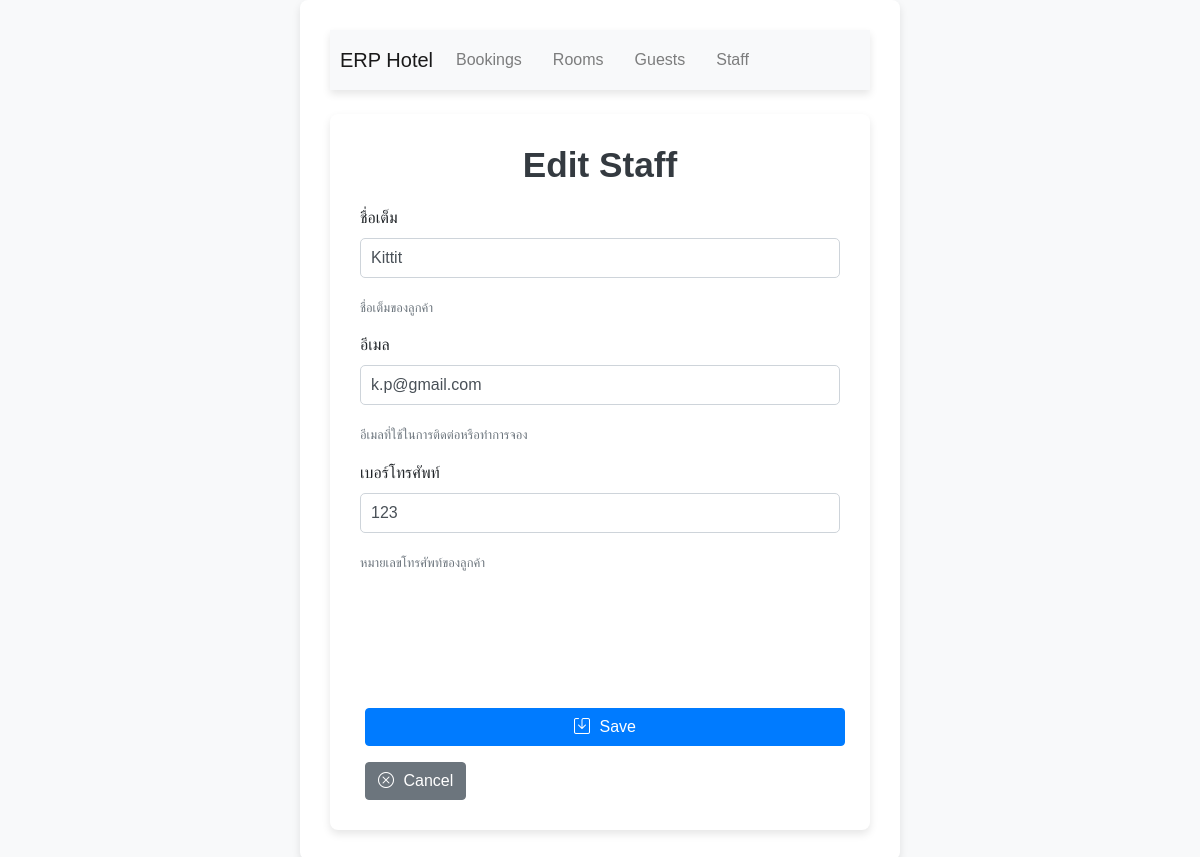
/guests/2/edit/, run on the app's committed database.
### guests/models.py (models this page shows, shortened)
class Guest(models.Model):
    full_name = models.CharField(max_length=255, verbose_name=_("ชื่อเต็ม"), help_text=_("ชื่อเต็มของลูกค้า"))
    email = models.EmailField(unique=True, verbose_name=_("อีเมล"), help_text=_("อีเมลที่ใช้ในการติดต่อหรือทำการจอง"))
    phone = models.CharField(max_length=15, verbose_name=_("เบอร์โทรศัพท์"), help_text=_("หมายเลขโทรศัพท์ของลูกค้า"))
    id_card_number = models.CharField(max_length=13, unique=True, null=True, blank=True, verbose_name=_("เลขบัตรประชาชน"), help_text=_("หมายเลขบัตรประชาชนของลูกค้า"))
    address = models.TextField(null=True, blank=True, verbose_name=_("ที่อยู่"), help_text=_("ที่อยู่ของลูกค้า (อาจจะเป็นที่อยู่สำหรับการจัดส่งเอกสารหรือการเช็คอิน)"))
    created_at = models.DateTimeField(auto_now_add=True, verbose_name=_("สร้างเมื่อ"), help_text=_("วันที่และเวลาที่ลูกค้าถูกบันทึกเข้าระบบ"))
    updated_at = models.DateTimeField(auto_now=True, verbose_name=_("แก้ไขเมื่อ"), help_text=_("วันที่และเวลาที่ข้อมูลของลูกค้าถูกแก้ไขล่าสุด"))
    history = HistoricalRecords()
    class Meta:
        verbose_name = _("ลูกค้า")
        verbose_name_plural = _("ลูกค้า")
        ordering = ["full_name"]
        indexes = [models.Index(fields=["email"]), models.Index(fields=["phone"])]

### guests/views.py (the view)
# urls.py: path('guests/<int:pk>/edit/', views.guest_edit, name='guest_edit'),
def guest_edit(request, pk):
    guest = get_object_or_404(Guest, pk=pk)
    if request.method == "POST":
        form = GuestForm(request.POST, instance=guest)
        if form.is_valid():
            form.save()
            return redirect('guest_detail', pk=guest.pk)
    else:
        form = GuestForm(instance=guest)
    return render(request, 'guest_form.html', {'form': form})

### guests/forms.py
class GuestForm(forms.ModelForm):
    class Meta:
        model = Guest
        fields = ['full_name', 'email', 'phone', 'id_card_number', 'address']
        widgets = {
            'address': forms.Textarea(attrs={'rows': 3, 'placeholder': 'Enter your address'}),
            'full_name': forms.TextInput(attrs={'placeholder': 'Enter full name'}),
            'email': forms.EmailInput(attrs={'placeholder': 'Enter email address'}),
            'phone': forms.TextInput(attrs={'placeholder': 'Enter phone number'}),
            'id_card_number': forms.TextInput(attrs={'placeholder': 'Enter ID card number'}),
        }

### guests/templates/guest_form.html (shortened to what this page needs)
{% extends 'base_generic.html' %}
{% load static widget_tweaks %}
{% block content %}
    <link rel="stylesheet" href="{% static 'css/staff_form.css' %}">
    <div class="container mt-4">
        <h1 class="text-center">{% if form.instance.pk %}Edit Staff{% else %}New Staff{% endif %}</h1>
        <form method="post">
            <div class="form-group mb-3">
                <label for="{{ form.full_name.id_for_label }}" class="form-label">{{ form.full_name.label }}</label>
                {{ form.full_name|add_class:"form-control" }}
                <small class="form-text text-muted">{{ form.full_name.help_text }}</small>
            </div>
            <div class="form-group mb-3">
                <label for="{{ form.email.id_for_label }}" class="form-label">{{ form.email.label }}</label>
                {{ form.email|add_class:"form-control" }}
                <small class="form-text text-muted">{{ form.email.help_text }}</small>
            </div>
            <div class="form-group mb-3">
                <label for="{{ form.phone.id_for_label }}" class="form-label">{{ form.phone.label }}</label>
                {{ form.phone|add_class:"form-control" }}
                <small class="form-text text-muted">{{ form.phone.help_text }}</small>
            </div>
            <div class="form-group mb-3">
            </div>
            <div class="form-group mb-3">
            </div>
            <div class="form-group mb-3">
            </div>
            <button type="submit" class="btn btn-primary">
                <i class="bi bi-save"></i> Save
            </button>
        </form>
        <a href="{% url 'staff_list' %}" class="btn btn-secondary mt-3">
            <i class="bi bi-x-circle"></i> Cancel
        </a>
    </div>
{% endblock %}

### bookings/static/css/styles.css (style rules this page uses)
body { font-family: 'Arial', sans-serif; background-color: #f8f9fa; margin: 0; padding: 0; }
.container { max-width: 900px; margin: 0 auto; padding: 20px; }
h1 { font-size: 2rem; color: #343a40; margin-bottom: 20px; }
.btn { margin-left: 5px; }
.btn i { margin-right: 5px; }
.btn-primary { background-color: #007bff; border-color: #007bff; }

### staffs/static/css/staff_form.css (style rules this page uses)
.container { max-width: 600px; margin: 0 auto; padding: 30px; background-color: #ffffff; border-radius: 8px; box-shadow: 0 4px 8px rgba(0, 0, 0, 0.1); }
h1 { font-size: 2.2rem; margin-bottom: 20px; color: #343a40; font-weight: bold; }
form .form-group { margin-bottom: 20px; }
button { font-size: 1.1rem; padding: 12px 18px; width: 100%; border-radius: 5px; transition: background-color 0.3s ease, transform 0.2s ease; }
button i { margin-right: 8px; }
.btn-primary { background-color: #007bff; border-color: #007bff; }
.btn-secondary { background-color: #6c757d; border-color: #6c757d; }
.mt-3 { margin-top: 1rem; }
.form-control { padding: 12px; font-size: 1rem; margin-bottom: 20px; border-radius: 5px; border: 1px solid #ced4da; transition: border-color 0.3s ease, box-shadow 0.3s ease; }
.form-control { height: 40px; padding: 5px 10px; font-size: 1rem; border-radius: 5px; border: 1px solid #ced4da; transition: border-color 0.3s ease, box-shadow 0.3s ease; }

### data on the page
Guest: full_name "Kittit", email "k.p@gmail.com", phone "123"
